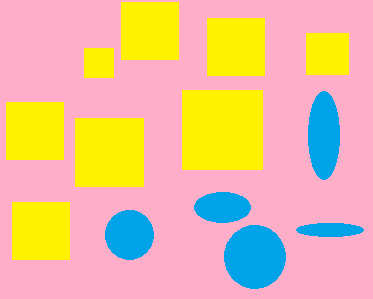
//> input picture images/1.bmp, 373 x 299 px
$ ./main ../images/1.bmp   (built with g++ and OpenCV 4)
//> lines starting //> are read from the running program, lines starting //| are printed output that depends on the picture
/*
 * Данная программа представляет собой пример конвертирования цветного BGR изображения в серую шкалу
 * Пешкичев Роман. 2016 год
 */

#include <opencv2/opencv.hpp>
#include <stdint.h>

using namespace cv;

/*
 * Массивы для хранения изображений
 */
Mat original;
Mat result_simple;
Mat result_hdtv;
Mat result_ntsc;

/*
 * Каждому элементу этого перечисления соответствуют свои коеффициенты перевода bgr
 * в grayscale() . см функцию convert_simple(...)
 */
enum convert_type
{
	SIMPLE,
	NTSC,
	HDTV
};

/*
 * Функция переводит цветное bgr изображение в чернобелую шкалу
 * @original - bgr изображение
 * @result - изображение куда будет помещен результат
 * @ctypy - способ преобразования(см. перечисление convert_type выше)
 */
void convert_simple(Mat &original, Mat &result,convert_type ctype)
{
	/*
	 * создать пустое однокональное результирующее изображение того же разрешения, что
	 * и оригинал
	 */
	result = Mat(original.rows,original.cols,CV_8UC1);

	/*
	 * указатели на начало строки в массиве хранящем изображение
	 */
	uint8_t *original_row;
	uint8_t *result_row;

	/*
	 * Обход массива точек изображения
	 * Цикл по строкам
	 */
	for(int i=0;i<original.rows;i++)
	{

		original_row = (uint8_t*)original.ptr<uint8_t>(i);
		result_row = (uint8_t*)result.ptr<uint8_t>(i);
		/*
		 * Цикл по столбцам
		 */
		for(int j=0;j<original.cols;j++)
		{
			int b = original_row[j*3+0];
			int g = original_row[j*3+1];
			int r = original_row[j*3+2];

			switch(ctype)
			{
				case SIMPLE:
					//Простое усреднение
					result_row[j] = (b+g+r)/3;
					break;
				case NTSC:
					//данные коеффициенты используются в PAL/NTSC
					result_row[j] = (uint8_t)(b*0.114 + g*0.587 + r*0.299);
					break;
				case HDTV:
					//стандарт ITU-R BT.709 испоользуемый в HDTV
					result_row[j] = (uint8_t)(b*0.0722 + g*0.7152 + r*0.2126);
					break;
				default: break;
			}
		}
	}
	return;
}

int main(int, char** argv)
{
	/*
	* Создать окна для отображения оригинального изображения
	* и результата обработки
	*/
	namedWindow("Original");
	namedWindow("Result_SIMPLE");
	namedWindow("Result_NTSC");
	namedWindow("Result_HDTV");

	/*
	* считать изображение из файла, путь к которому был передан в качестве агрумента командной строки
	*/
	original = imread(argv[1],1);
//> original is the input picture: 299 rows x 373 cols, CV_8UC3; mean B, G, R 154.2, 189.7, 233.6
	if (original.empty())
	{
		printf("Can't open file %s .\n",argv[1]);
		return -1;
	}

	/*
	* вызвать функции конвертирования цветного изображения в серую шкалу
	*/
	convert_simple(original,result_hdtv,HDTV);
//> after the loop in convert_simple, `for(int i=0;i<original.rows;i++)`:
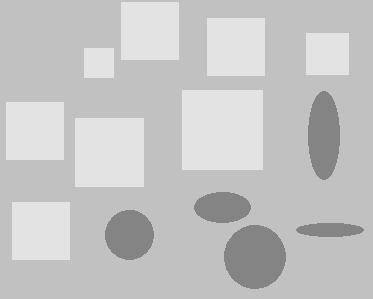
//> result: 299 rows x 373 cols, CV_8UC1; min 132, max 227, mean 196.2
	convert_simple(original,result_ntsc,NTSC);
	convert_simple(original,result_simple,SIMPLE);
//> after the loop in convert_simple (call 3), `for(int i=0;i<original.rows;i++)`:
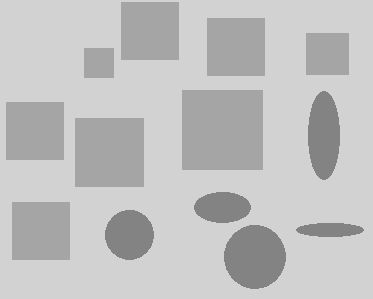
//> result: 299 rows x 373 cols, CV_8UC1; min 131, max 210, mean 192.3

	/*
	* отобразить результат и ждать нажатия любой клавиши на клавиатуре
	*
	*/
	imshow("Original",original);
	imshow("Result_SIMPLE",result_simple);
	imshow("Result_NTSC",result_ntsc);
	imshow("Result_HDTV",result_hdtv);
	waitKey(0);

	return 0;
}

$ run again, on images/4.bmp
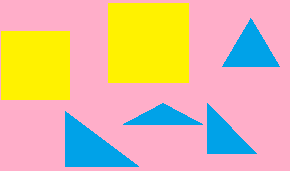
//> input picture images/4.bmp, 290 x 171 px
//> original is the input picture: 171 rows x 290 cols, CV_8UC3; mean B, G, R 159, 188, 225.4
//> after the loop in convert_simple, `for(int i=0;i<original.rows;i++)`:
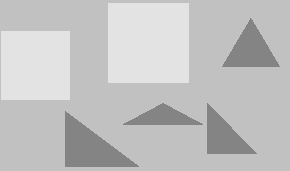
//> result: 171 rows x 290 cols, CV_8UC1; min 132, max 227, mean 193.6
//> after the loop in convert_simple (call 3), `for(int i=0;i<original.rows;i++)`:
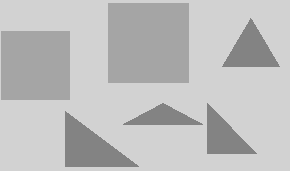
//> result: 171 rows x 290 cols, CV_8UC1; min 131, max 210, mean 190.6
